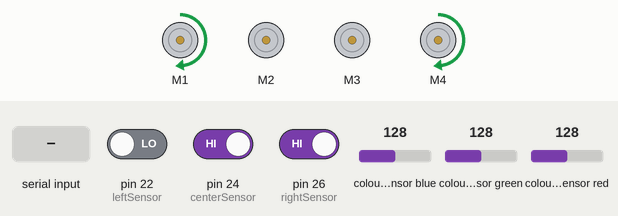
Simulated run of this sketch. Board: Arduino Mega 2560, built with avr-gcc and run on an emulated ATmega2560. Parts: 4 × DC motor (green arrow = forward, orange = backward, longer = faster). Wiring (inferred from the names in the program): TCS3200 colour sensor: output pin 36; S2 pin 32; S3 pin 34; S0 pin 28; S1 pin 30. The inputs (shaded band) are chosen by the test bench; at power-on: pin 22 (leftSensor) LOW, pin 26 (rightSensor) HIGH, pin 24 (centerSensor) HIGH, colour sensor blue 128, colour sensor green 128, colour sensor red 128.

Above: at 1.2 s.
1.3 s: "R" received over Serial
At 1.5 s:
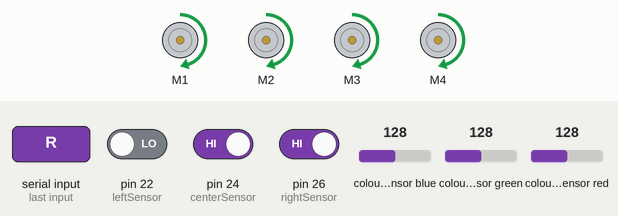
3.5 s: pin 22 (leftSensor) driven HIGH
At 4.3 s:
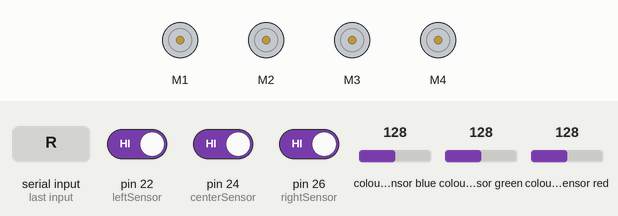
6.5 s: pin 26 (rightSensor) driven LOW
At 6.8 s:
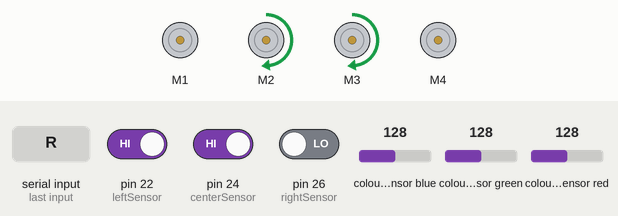
8.0 s: pin 24 (centerSensor) driven LOW
At 9.2 s:
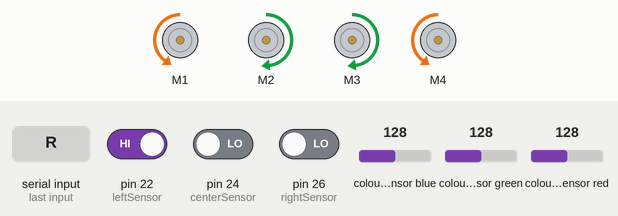
9.5 s: pin 24 (centerSensor) driven HIGH
At 10.2 s:
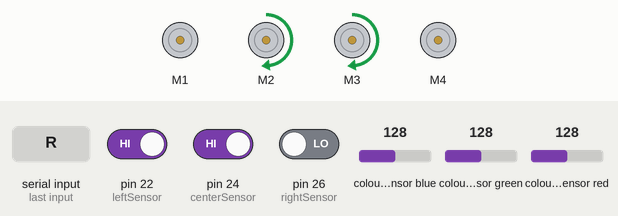
11.0 s: pin 22 (leftSensor) driven LOW
At 11.5 s:
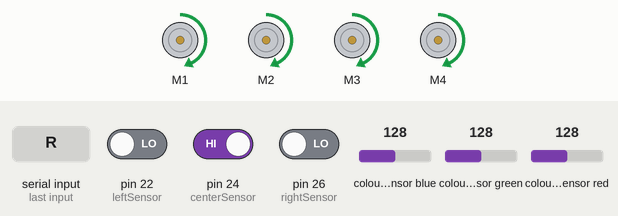
Timing chart, 0 to 13.5 s (numbered marks = the images above; inputs shaded):
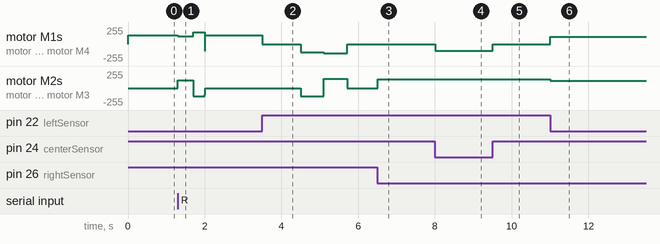

Measured:
- after the input at 1.3 s, motor M1, motor M4: forward 130/255 → forward 120/255 at once, → forward 180/255 0.40 s later, → forward 130/255 0.30 s later; motor M2, motor M3: stopped → forward 120/255 at once, → backward 120/255 0.40 s later, → stopped 0.30 s later
- after the input at 3.5 s, motor M1, motor M4: forward 130/255 → stopped at once, → backward 120/255 1.0 s later, → backward 140/255 0.60 s later, → stopped 0.61 s later; motor M2, motor M3: stopped → backward 120/255 after 1.0 s, → forward 140/255 0.60 s later, → stopped 0.61 s later
- after the input at 6.5 s, motor M2, motor M3: stopped → forward 130/255 at once
- after the input at 8.0 s, motor M1, motor M4: stopped → backward 100/255 at once
- after the input at 9.5 s, motor M1, motor M4: backward 100/255 → stopped at once
- after the input at 11.0 s, motor M1, motor M4: stopped → forward 110/255 at once; motor M2, motor M3: forward 130/255 → forward 110/255 at once

The sketch:

runWithCommand.ino
```cpp
#include "car.h"

// RGB 传感器引脚
#define S0 28
#define S1 30
#define S2 32
#define S3 34
#define OUT 36

// 传感器引脚定义
const int leftSensor = 22;
const int centerSensor = 24;
const int rightSensor = 26;

// 设置白平衡
int red_0, blue_0, green_0;

// 设置停车标识
bool stop_more = false;
bool direction = true;
bool spin_stop = false;
bool normal_track = true;

// 初始化函数
void setup() {
  Serial.begin(115200);   //串口波特率

  pinMode(leftSensor, INPUT);
  pinMode(centerSensor, INPUT);
  pinMode(rightSensor, INPUT);

  pinMode(S0, OUTPUT);
  pinMode(S1, OUTPUT);
  pinMode(S2, OUTPUT);
  pinMode(S3, OUTPUT);
  pinMode(OUT, INPUT);

  // RGB传感器
  // 设置频率标度为20%
  digitalWrite(S0, HIGH);
  digitalWrite(S1, LOW);
  // 初始化白平衡
  digitalWrite(S2, LOW);
  digitalWrite(S3, LOW);
  delay(2); // 增加延迟以确保设置生效
  red_0 = pulseIn(OUT, LOW);

  digitalWrite(S2, LOW);
  digitalWrite(S3, HIGH);
  delay(2); // 增加延迟以确保设置生效
  blue_0 = pulseIn(OUT, LOW);

  digitalWrite(S2, HIGH);
  digitalWrite(S3, HIGH);
  delay(2); // 增加延迟以确保设置生效
  green_0 = pulseIn(OUT, LOW);
  // 等待传感器稳定
  delay(2);
}

void loop() {
  int leftValue = digitalRead(leftSensor);
  int centerValue = digitalRead(centerSensor);
  int rightValue = digitalRead(rightSensor);

  if (normal_track && leftValue == LOW && centerValue == HIGH && rightValue == LOW) {
    move_forward(110);  // 中间传感器在黑线
    stop_more = false;
  } else if (normal_track && leftValue == HIGH && centerValue == LOW && rightValue == LOW) {
    turn_spin(130, 100, false);  // 左传感器在黑线
    stop_more = false;
  } else if (normal_track && leftValue == LOW && centerValue == LOW && rightValue == HIGH) {
    turn_spin(100, 130, true);  // 右传感器在黑线
    stop_more = false;
  } else if (normal_track && leftValue == HIGH && centerValue == HIGH && rightValue == HIGH) {
    stop_more = true;           //全黑
    if (!stop_more) {           //一般情况 向左转进入主干道
//    move_backward(100);
//    delay(10);
      turn_spin(100,100,false);

    }
//    stop_motors();
    if (spin_stop) {           //特殊停车
      stop_motors();
      delay(1000);
      move_backward(120); //设置后退距离
      delay(600);
      turn_spin(140, 140, false);
      delay(600);          // 设置转弯角度
      normal_track = false;   //开启归中判断
      spin_stop = false;
    }
  } else if (normal_track && leftValue == HIGH && centerValue == HIGH && rightValue == LOW) {
    turn_spin(130, 0, false);
    stop_more = false;
  } else if (normal_track && leftValue == LOW && centerValue == HIGH && rightValue == HIGH) {
    turn_spin(0, 130, true);
    stop_more = false;
  } else if(!normal_track){
        turn_spin(180, 150, false);
      if(leftValue == HIGH || centerValue == HIGH || rightValue == HIGH){
        normal_track = true;        //寻到黑线 结束归中
        stop_motors();
      }

  }

  // 选择红色过滤器
  digitalWrite(S2, LOW);
  digitalWrite(S3, LOW);
  delay(2); // 增加延迟以确保设置生效
  int red = pulseIn(OUT, LOW) - red_0;

  // 选择蓝色过滤器
  digitalWrite(S2, LOW);
  digitalWrite(S3, HIGH);
  delay(2); // 增加延迟以确保设置生效
  int blue = pulseIn(OUT, LOW) - blue_0;

  // 选择绿色过滤器
  digitalWrite(S2, HIGH);
  digitalWrite(S3, HIGH);
  delay(2); // 增加延迟以确保设置生效
  int green = pulseIn(OUT, LOW) - green_0;

  // 蓝色代表取货
  if (blue < red - 60 && blue < green - 60) { // (R,G,B) = (180-255, 80-120, 10-50)
    move_backward(100);
    delay(100);
    stop_stably();
    wait_resp('b');
  }

  // 红色表示到了对应的动物位置
  if (red < blue - 60 && red < green - 60) { // (R,G,B) = 160-255,70-130,90-150
    move_backward(100);
    delay(100);
    stop_stably();
    wait_resp('g');
  }


}  //主loop

void serialEvent() {    //串口loop
  while (Serial.available()) {
    char inChar = (char)Serial.read();
    if (inChar == 'F') {
      color_forward();
    } else if (inChar == 'R') {
      color_spin();
      normal_track = false;     //开启归中判断
    }
    clearSerialBuffer();
  }
}

void stop_stably() {
  move_backward(100);
  delay(10);
  stop_motors();
}

void wait_resp(char cmd) {
  //turn_spin(120, 120, direction);
  //delay(15);
  stop_motors();
  Serial.println(cmd);  //需要运行水果识别模型
  delay(1000);

  int N = 1; // 分N次旋转
  while (Serial.available() == 0) {
 //   direction = !direction;
 //   for (int i = 0; i < N; i++) {
 //     turn_spin(200, 200, direction);   //调整位置，放置识别一直无结果
 //     delay(30 / N);
      stop_motors();
      delay(1000);  // 稳定参数
 //   }
  }
}

void color_forward() {
  move_forward(120);
  delay(600);
}

void color_spin() {

  move_forward(120);
  delay(400);       // 设置前进距离
  turn_spin(120, 180, true);
  delay(300);
  //move_forward(120);
  //delay(600);       // 设置前进距离
  int leftValue = digitalRead(leftSensor);
  int centerValue = digitalRead(centerSensor);
  while(leftValue == LOW && centerValue == LOW){
    turn_spin(200, 200, true);
    delay(80);
    leftValue = digitalRead(leftSensor);
    centerValue = digitalRead(centerSensor);
    move_forward(90);
  }
  move_backward(100); // 震荡停止
  delay(10);
  stop_motors();
  spin_stop = true;


//  move_backward(120); //设置后退距离
//  delay(550);

//  turn_spin(200, 200);
//  delay(800);          // 设置转弯角度
}

void clearSerialBuffer() {
  while (Serial.available() > 0) {
    Serial.read();
  }
}
```
